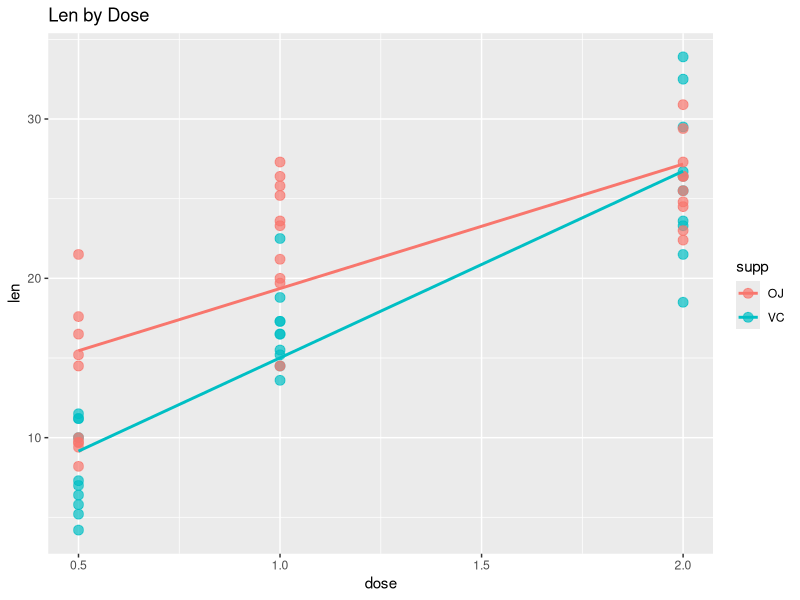
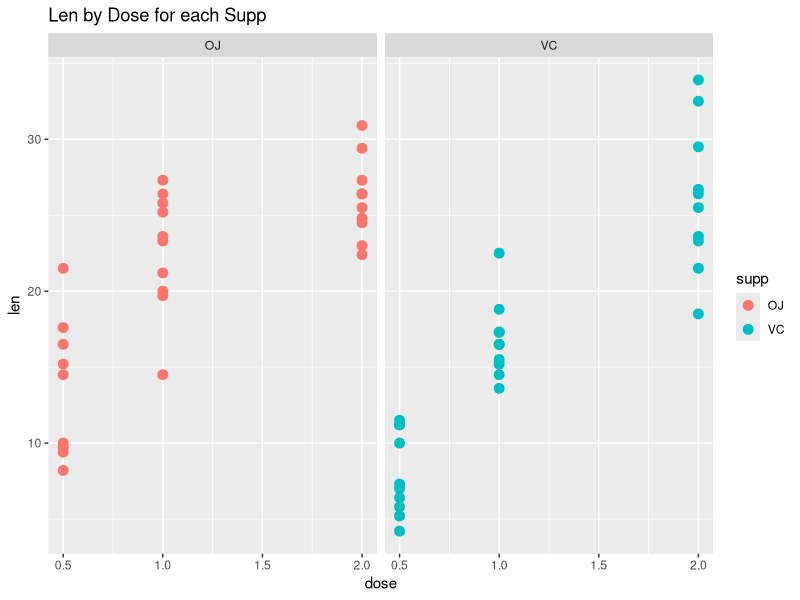
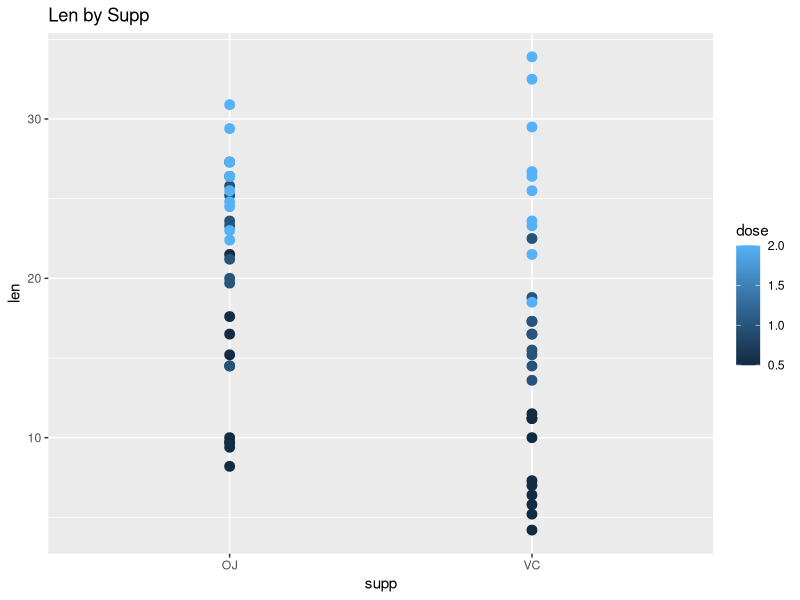
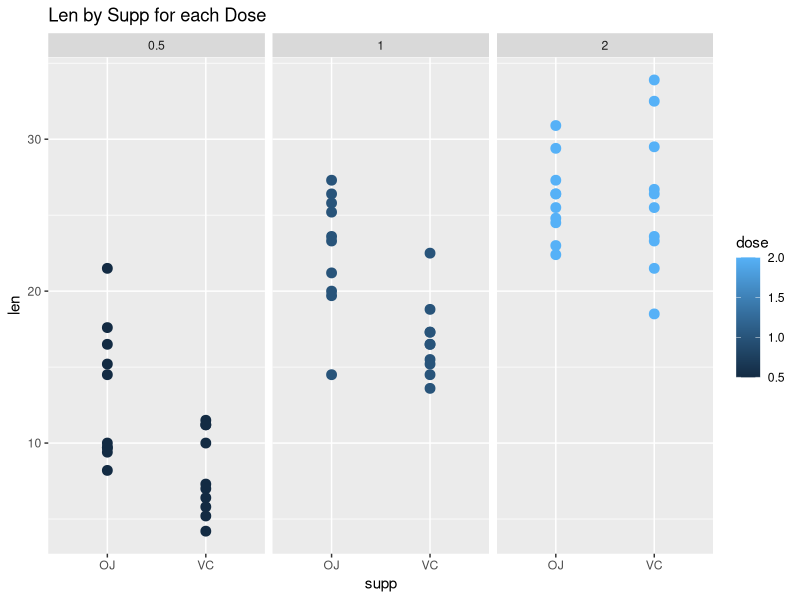
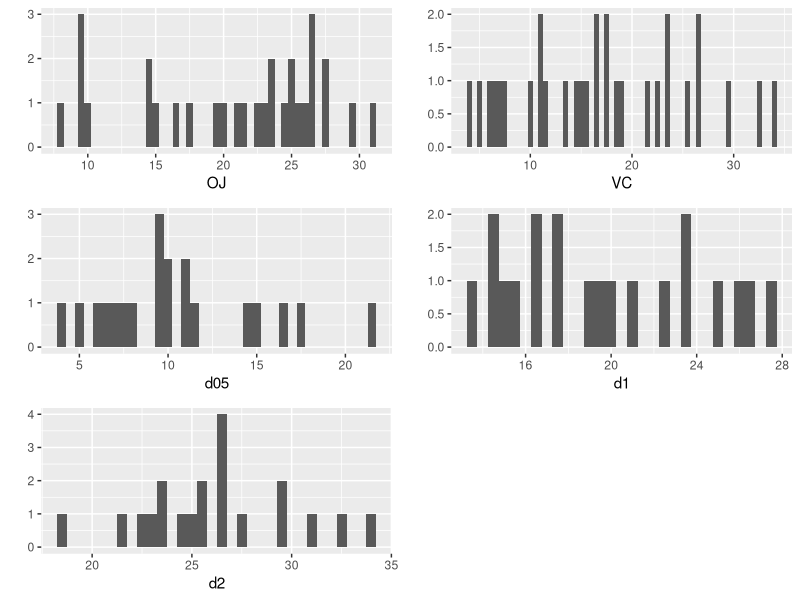

The R script that drew these images, in order:
## ---- chunk 1
library(datasets)
data = ToothGrowth
str(data)

library(ggplot2)

qplot(dose, len, data=data, color = supp, size = I(3), alpha = I(.7), main = "Len by Dose") +
    geom_smooth(method=lm, se = FALSE)

qplot(dose, len, data = data, facets = .~supp, size = I(3), color = supp, main = "Len by Dose for each Supp")

qplot(supp, len, data = data, color = dose, size = I(3), main = "Len by Supp")

qplot(supp, len, data = data, color = dose, size = I(3), facets = .~dose, main = "Len by Supp for each Dose")
## ---- chunk 2
# By supp
OJ <- data[data$supp == "OJ", "len"]
oj.mean <- mean(OJ)
oj.sd <- sd(OJ)
VC <- data[data$supp == "VC", "len"]
vc.mean <- mean(VC)
vc.sd <- sd(VC)

# By dose
d05 <- data[data$dose == 0.5, "len"]
d05.mean <- mean(d05)
d05.sd <- sd(d05)
d1 <- data[data$dose == 1, "len"]
d1.mean <- mean(d1)
d1.sd <- sd(d1)
d2 <- data[data$dose == 2, "len"]
d2.mean <- mean(d2)
d2.sd <- sd(d2)

g1 <- qplot(OJ, binwidth = 0.5)
g2 <- qplot(VC, binwidth = 0.5)
g3 <- qplot(d05, binwidth = 0.5)
g4 <- qplot(d1, binwidth = 0.5)
g5 <- qplot(d2, binwidth = 0.5)

library(gridExtra)
grid.arrange(g1, g2, g3, g4, g5, ncol = 2)
## ---- chunk 3
t.test(VC, OJ)
## ---- chunk 4
t.test(d05, d1)
t.test(d05, d2)
t.test(d1, d2)
